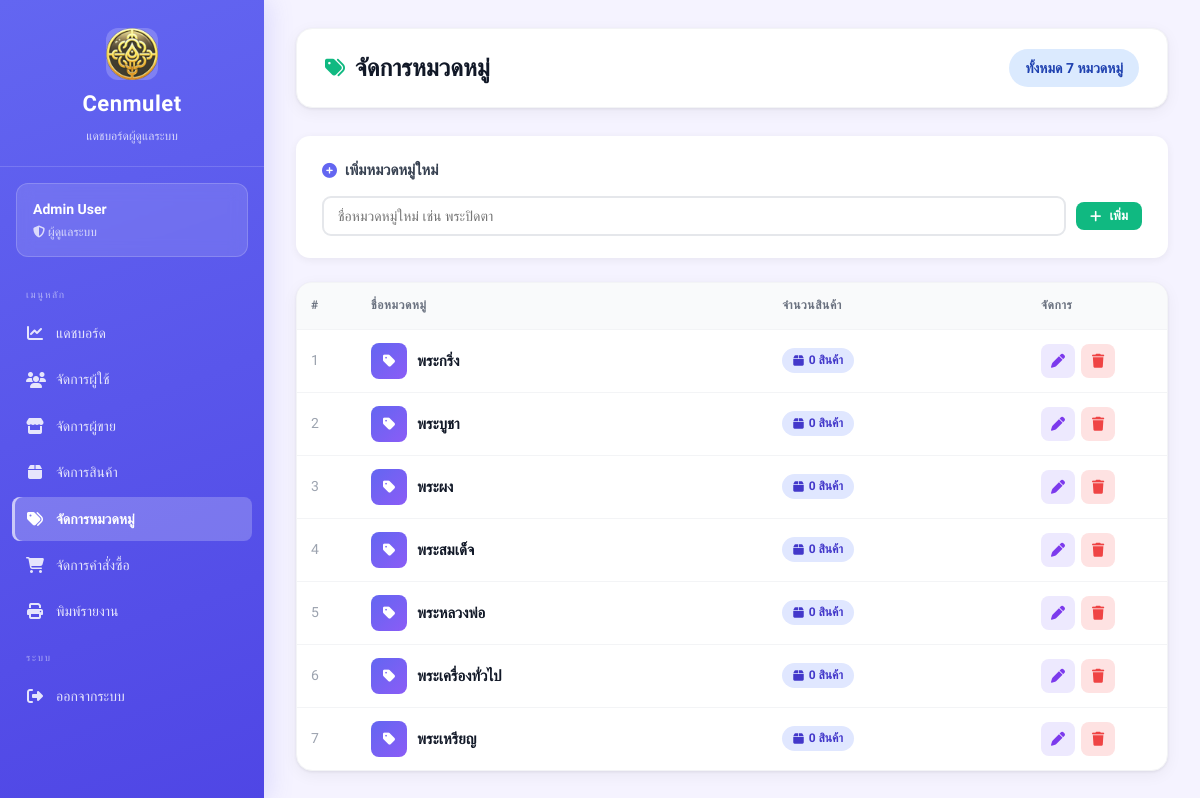
Screenshot of /views/admin/categories.php (signed in) with the database file from the repository.
### tables this page shows
CREATE TABLE categories (
    id INTEGER PRIMARY KEY AUTOINCREMENT,
    category_name TEXT
);

### views/admin/categories.php (the view, shortened to what this page needs)
<?php
require_once __DIR__ . "/../../config/db.php";
$admin_id = $_SESSION['user_id'];
$stmt = $db->prepare("SELECT * FROM admins WHERE id = :id");
$stmt->execute([':id' => $admin_id]);
$admin = $stmt->fetch(PDO::FETCH_ASSOC);
$categories = $db->query("
    SELECT c.*,
           COUNT(a.id) as product_count
    FROM categories c
    LEFT JOIN amulets a ON c.id = a.categoryId
    GROUP BY c.id
    ORDER BY c.category_name ASC
")->fetchAll(PDO::FETCH_ASSOC);
$total = count($categories);
?>
<!DOCTYPE html>
<html lang="th">
<head>
    <link rel="stylesheet" href="/public/css/dashboard.css">
    <link rel="stylesheet" href="https://cdnjs.cloudflare.com/ajax/libs/font-awesome/6.5.1/css/all.min.css">
</head>
<body class="admin">
<div class="dashboard-container">
<?php include __DIR__ . '/_sidebar.php'; ?>
<main class="main-content">
    <div class="top-bar">
        <h1><i class="fa-solid fa-tags"></i> จัดการหมวดหมู่</h1>
        <span class="badge badge-info" style="font-size:14px;padding:8px 16px">
            ทั้งหมด <?php echo $total; ?> หมวดหมู่
        </span>
    </div>
    <div class="cat-form-card">
        <h3><i class="fa-solid fa-plus-circle"></i> เพิ่มหมวดหมู่ใหม่</h3>
        <form action="/admin/category_action.php" method="POST">
            <div class="cat-input-row">
                <input type="text" name="category_name" id="newCategoryName"
                       placeholder="ชื่อหมวดหมู่ใหม่ เช่น พระปิดตา" required maxlength="100"
                       autocomplete="off">
                <button type="submit" class="btn btn-primary btn-sm" style="white-space:nowrap">
                    <i class="fa-solid fa-plus"></i> เพิ่ม
                </button>
            </div>
        </form>
    </div>
    <div class="card">
        <div class="table-wrapper">
        <?php if (count($categories) > 0): ?>
        <table id="catTable">
            <thead>
                <tr>
                    <th style="width:60px">#</th>
                    <th>ชื่อหมวดหมู่</th>
                    <th>จำนวนสินค้า</th>
                    <th style="width:140px">จัดการ</th>
                </tr>
            </thead>
            <tbody>
            <?php foreach ($categories as $i => $c): ?>
            <tr id="row-<?php echo $c['id']; ?>">
                <td style="color:#9ca3af"><?php echo $i + 1; ?></td>
                <td>
                    <div id="view-<?php echo $c['id']; ?>"
                         style="display:flex;align-items:center;gap:10px">
                        <div style="width:36px;height:36px;border-radius:8px;background:linear-gradient(135deg,#6366f1,#8b5cf6);display:flex;align-items:center;justify-content:center;color:#fff;flex-shrink:0">
                            <i class="fa-solid fa-tag"></i>
                        </div>
                        <strong style="font-size:15px"><?php echo htmlspecialchars($c['category_name']); ?></strong>
                    </div>
                </td>
                <td>
                    <span class="cat-count-chip">
                        <i class="fa-solid fa-box"></i>
                        <?php echo number_format($c['product_count']); ?> สินค้า
                    </span>
                </td>
                <td>
                    <div id="viewBtns-<?php echo $c['id']; ?>" style="display:flex;gap:6px">
                        <button class="btn-icon edit-cat" title="แก้ไข"
                                onclick="startEdit(<?php echo $c['id']; ?>)">
                            <i class="fa-solid fa-pen"></i>
                        </button>
                        <form action="/admin/category_action.php" method="POST"
                              onsubmit="return confirmDelete(<?php echo $c['product_count']; ?>, '<?php echo htmlspecialchars(addslashes($c['category_name'])); ?>')">
                            <button type="submit" class="btn-icon delete-cat" title="ลบ">
                                <i class="fa-solid fa-trash"></i>
                            </button>
                        </form>
                    </div>
                </td>
            </tr>
            <?php endforeach; ?>
            </tbody>
        </table>
        <?php endif; ?>
        </div>
    </div>
</main>
</div>
</body>
</html>

### views/admin/_sidebar.php (shortened to what this page needs)
<?php
$current = basename($_SERVER['PHP_SELF']);
?>
<aside class="sidebar admin">
    <div class="sidebar-header">
        <img src="/public/images/image.png" alt="">
        <h2>Cenmulet</h2>
        <p>แดชบอร์ดผู้ดูแลระบบ</p>
    </div>
    <div class="sidebar-user">
        <h3><?php echo htmlspecialchars($admin['fullname']); ?></h3>
        <p><i class="fa-solid fa-shield-halved"></i> ผู้ดูแลระบบ</p>
    </div>
    <ul class="sidebar-menu">
        <li class="menu-sep">เมนูหลัก</li>
        <li>
            <a href="/views/admin/dashboard.php"
               class="<?php echo $current === 'dashboard.php' ? 'active' : ''; ?>">
                <i class="fa-solid fa-chart-line"></i> แดชบอร์ด
            </a>
        </li>
        <li>
            <a href="/views/admin/users.php"
               class="<?php echo $current === 'users.php' ? 'active' : ''; ?>">
                <i class="fa-solid fa-users"></i> จัดการผู้ใช้
            </a>
        </li>
        <li>
            <a href="/views/admin/sellers.php"
               class="<?php echo in_array($current, ['sellers.php','approve_sellers.php']) ? 'active' : ''; ?>">
                <i class="fa-solid fa-store"></i> จัดการผู้ขาย
            </a>
        </li>
        <li>
            <a href="/views/admin/products.php"
               class="<?php echo $current === 'products.php' ? 'active' : ''; ?>">
                <i class="fa-solid fa-box"></i> จัดการสินค้า
            </a>
        </li>
        <li>
            <a href="/views/admin/categories.php"
               class="<?php echo $current === 'categories.php' ? 'active' : ''; ?>">
                <i class="fa-solid fa-tags"></i> จัดการหมวดหมู่
            </a>
        </li>
        <li>
            <a href="/views/admin/orders.php"
               class="<?php echo $current === 'orders.php' ? 'active' : ''; ?>">
                <i class="fa-solid fa-cart-shopping"></i> จัดการคำสั่งซื้อ
            </a>
        </li>
        <li>
            <a href="/views/admin/report.php"
               class="<?php echo $current === 'report.php' ? 'active' : ''; ?>">
                <i class="fa-solid fa-print"></i> พิมพ์รายงาน
            </a>
        </li>
        <li class="menu-sep">ระบบ</li>
        <li>
            <a href="/auth/logout.php">
                <i class="fa-solid fa-right-from-bracket"></i> ออกจากระบบ
            </a>
        </li>
    </ul>
</aside>

### views/admin/categories.php (style rules this page uses)
.cat-form-card { background: #fff; border-radius: 14px; padding: 22px 26px; box-shadow: 0 2px 8px rgba(0,0,0,.06); margin-bottom: 24px; }
.cat-form-card h3 { font-size: 15px; font-weight: 700; color: #374151; margin-bottom: 14px; display: flex; align-items: center; gap: 8px; }
.cat-form-card h3 i { color: #6366f1; }
.cat-input-row { display: flex; gap: 10px; align-items: center; }
.cat-input-row input { flex: 1; padding: 10px 14px; border: 2px solid #e5e7eb; border-radius: 9px; font-family: inherit; font-size: 14px; outline: none; transition: border-color .2s; }
.btn-icon.edit-cat { background: #ede9fe; color: #7c3aed; }
.btn-icon.delete-cat { background: #fee2e2; color: #ef4444; }
.btn-icon { border: none; padding: 7px 10px; border-radius: 8px; cursor: pointer; font-size: 14px; transition: opacity .2s; }
.cat-count-chip { display: inline-flex; align-items: center; gap: 5px; background: #e0e7ff; color: #4338ca; padding: 3px 11px; border-radius: 99px; font-size: 12px; font-weight: 600; }

### rows the page displays
categories: category_name "พระกริ่ง", product_count "0"
categories: category_name "พระบูชา", product_count "0"
categories: category_name "พระผง", product_count "0"
categories: category_name "พระสมเด็จ", product_count "0"
categories: category_name "พระหลวงพ่อ", product_count "0"
categories: category_name "พระเครื่องทั่วไป", product_count "0"
categories: category_name "พระเหรียญ", product_count "0"

### other values shown
$admin['fullname'] "Admin User"
$total "7"
